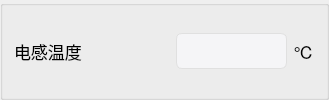
        <widget class="QGroupBox" name="groupBox_10">
         <property name="title">
          <string/>
         </property>
         <layout class="QHBoxLayout" name="horizontalLayout_18" stretch="7,5,1">
          <item>
           <widget class="QLabel" name="label_35">
            <property name="minimumSize">
             <size>
              <width>119</width>
              <height>31</height>
             </size>
            </property>
            <property name="font">
             <font>
              <pointsize>13</pointsize>
             </font>
            </property>
            <property name="text">
             <string>电感温度</string>
            </property>
            <property name="alignment">
             <set>Qt::AlignLeading|Qt::AlignLeft|Qt::AlignVCenter</set>
            </property>
           </widget>
          </item>
          <item>
           <widget class="QLineEdit" name="l7">
            <property name="enabled">
             <bool>false</bool>
            </property>
            <property name="minimumSize">
             <size>
              <width>0</width>
              <height>31</height>
             </size>
            </property>
            <property name="styleSheet">
             <string notr="true">QLineEdit {
    /* 苹果风格的数据展示LineEdit */
    border: 1px solid #D0D0D0;                  /* 浅灰色边框，模仿macOS的细边框 */
    border-radius: 6px;                         /* 圆角，符合macOS设计 */
    padding: 8px 12px;                         /* 内边距，提供舒适的阅读空间 */
    background-color: #FFFFFF;                 /* 白色背景 */
    color: #333333;                            /* 深灰色文字，提高可读性 */
    font-family: &quot;SF Pro Text&quot;, &quot;Helvetica Neue&quot;, &quot;Lucida Grande&quot;, sans-serif; /* macOS系统字体栈 */
    font-size: 14px;                           /* 默认字体大小 */
    selection-background-color: #007AFF;       /* 选中文本高亮色 (macOS蓝色) */
    selection-color: #FFFFFF;                  /* 选中文本颜色 (白色) */

    /* 只读状态下的特殊样式 */
    /* 注意：Qt中通常使用 setReadOnly(true) 来实现只读，但QSS可以定义其外观 */
}

/* 当LineEdit获得焦点时 (对于数据展示框，如果不需要焦点效果，可以省略或弱化) */
QLineEdit:focus {
    border: 1px solid #007AFF;                 /* 获得焦点时边框变为蓝色 */
    /* 如果作为纯展示框，也可以移除焦点边框变化 */
    /* border: 1px solid #D0D0D0; */
}

/* 禁用状态下的样式 (如果用于展示不可变数据) */
QLineEdit:disabled {
    background-color: #F5F5F7;                 /* macOS禁用元素背景色 */
    color: #333333;                            /* 禁用文字颜色 */
    border: 1px solid #E0E0E0;                 /* 禁用边框颜色 */
}</string>
            </property>
            <property name="readOnly">
             <bool>true</bool>
            </property>
           </widget>
          </item>
          <item>
           <widget class="QLabel" name="label_36">
            <property name="minimumSize">
             <size>
              <width>0</width>
              <height>31</height>
             </size>
            </property>
            <property name="font">
             <font>
              <pointsize>13</pointsize>
             </font>
            </property>
            <property name="text">
             <string>℃</string>
            </property>
            <property name="alignment">
             <set>Qt::AlignCenter</set>
            </property>
           </widget>
          </item>
         </layout>
        </widget>
